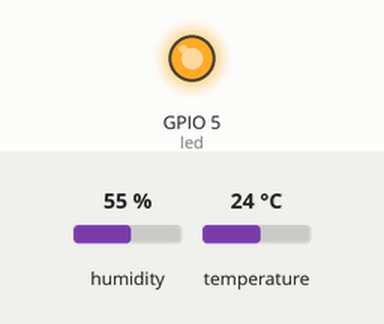
This sketch was run on a simulated ESP8266 (NodeMCU). Shown: output pins drawn as LEDs (lit = HIGH). The inputs (shaded band) are chosen by the test bench; at power-on: humidity 55 %, temperature 24 °C. WiFi joins after 1.5 s; servers stay silent unless stated; uploads are accepted with an empty reply; what the sketch prints to the serial monitor is not drawn. At 1.8 s the program puts the board to deep sleep or switches it off; the recording ends there.

Above: at 0.1 s.
At 1.62 s:
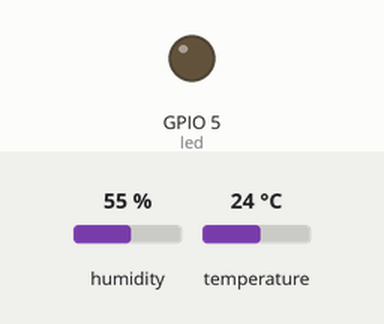
Timing chart, 0 to 1.8 s (numbered marks = the images above):
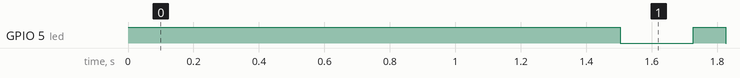

Measured:
- by itself, GPIO 5 (led): HIGH → LOW at 1.5 s, → HIGH 0.22 s later, → LOW 0.10 s later

The sketch:

dht11ToServer.ino
```cpp
#include <ESP8266WiFi.h>
#include <ESP8266HTTPClient.h>
#include <WiFiClient.h>
#include <Adafruit_Sensor.h>
#include <DHT.h>

String location = "Out";
String sensor = "DHT11";
#define DHTPIN 12
#define DHTTYPE    DHT11
DHT dht(DHTPIN, DHTTYPE);
float temp = 0.0;
float hum = 0.0;
int led = 5;


const char* ssid = "Vierlinden";
const char* password = "Vierlinden1";

//Your Domain name with URL path or IP address with path
String serverName = "http://192.168.178.177/input.php";


void setup() {
  Serial.begin(115200);
  pinMode(led, OUTPUT);
  digitalWrite(led, HIGH);

  dht.begin();
  WiFi.begin(ssid, password);
  Serial.println("Connecting");
  while(WiFi.status() != WL_CONNECTED) {
    delay(500);
    Serial.print(".");
  }
  Serial.println("");
  Serial.print("Connected to WiFi network with IP Address: ");
  Serial.println(WiFi.localIP());
  digitalWrite(led, LOW);

  //Serial.println("Timer set to 5 seconds (timerDelay variable), it will take 5 seconds before publishing the first reading.");
}

void loop() {
  temp = dht.readTemperature();
  hum = dht.readHumidity();

//Check WiFi connection status
if(WiFi.status()== WL_CONNECTED){
  WiFiClient client;
  HTTPClient http;

  String Stemp = String(temp);
  String Shum = String(hum);
  Serial.println("temp: " + Stemp);
  Serial.println("hum: " + Shum);

  String serverPath = serverName + "?location=" + location + "&sensor=" + sensor + "&temp=" + Stemp + "&hum=" + Shum;

  // Your Domain name with URL path or IP address with path
  http.begin(client, serverPath.c_str());

  // Send HTTP GET request
  int httpResponseCode = http.GET();

  if (httpResponseCode>0) {
    digitalWrite(led, HIGH);
    Serial.print("HTTP Response code: ");
    Serial.println(httpResponseCode);
    String payload = http.getString();
    Serial.println(payload);
  }
  else {
    Serial.print("Error code: ");
    Serial.println(httpResponseCode);
  }
  // Free resources
  http.end();
}
else {
  Serial.println("WiFi Disconnected");
}
delay(100);
digitalWrite(led, LOW);
ESP.deepSleep(3.6e+9); //1h in uS

}
```
